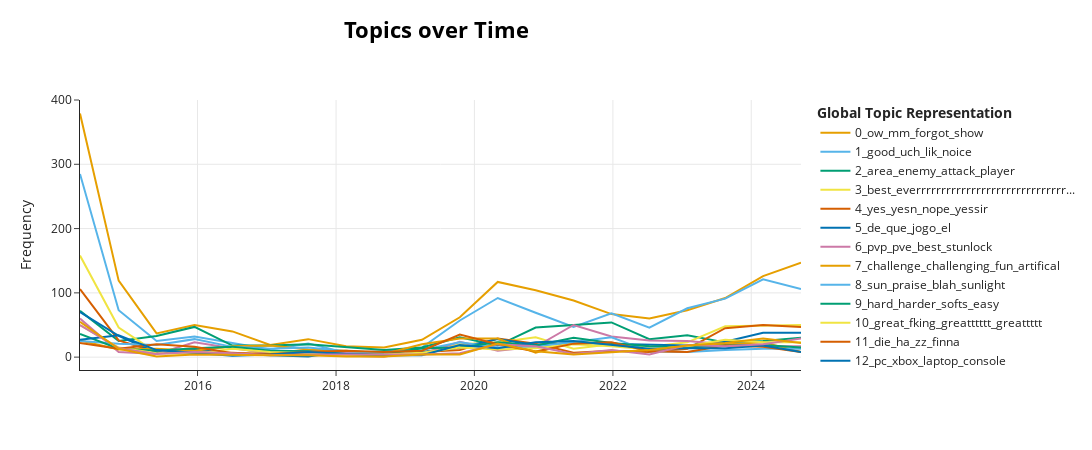

Notebook cell for this chart:
### Code cell
pos_model.visualize_topics_over_time(pos_topics_over_time, top_n_topics=15)

### Figure 1 — Plotly figure (JSON) as saved in the notebook; plotly's stock layout.template omitted (floating-point values rounded to 4 significant figures)
{"data": [{"hoverinfo": "text", "hovertext": ["<b>Topic 0</b><br>Words: ow, mm, forgot, show, among", "<b>Topic 0</b><br>Words: ow, mm, forgot, show, among", "<b>Topic 0</b><br>Words: ow, mm, forgot, show, among", "<b>Topic 0</b><br>Words: ow, mm, forgot, show, among", "<b>Topic 0</b><br>Words: ow, mm, forgot, show, till", "<b>Topic 0</b><br>Words: ow, mm, forgot, show, among", "<b>Topic 0</b><br>Words: ow, mm, forgot, show, among", "<b>Topic 0</b><br>Words: ow, mm, forgot, show, among", "<b>Topic 0</b><br>Words: ow, mm, forgot, show, till", "<b>Topic 0</b><br>Words: ow, mm, forgot, show, among", "<b>Topic 0</b><br>Words: ow, mm, forgot, show, among", "<b>Topic 0</b><br>Words: ow, mm, forgot, show, among", "<b>Topic 0</b><br>Words: ow, mm, forgot, show, among", "<b>Topic 0</b><br>Words: ow, mm, forgot, show, among", "<b>Topic 0</b><br>Words: ow, mm, forgot, show, among", "<b>Topic 0</b><br>Words: ow, mm, forgot, show, till", "<b>Topic 0</b><br>Words: ow, mm, forgot, show, among", "<b>Topic 0</b><br>Words: ow, mm, forgot, show, among", "<b>Topic 0</b><br>Words: ow, mm, forgot, show, among", "<b>Topic 0</b><br>Words: ow, mm, forgot, show, among"], "marker": {"color": "#E69F00"}, "mode": "lines", "name": "0_ow_mm_forgot_show", "type": "scatter", "x": ["2014-04-20T18:07:07.316999", "2014-11-10T19:13:09.150000", "2015-05-29T20:17:53.300000", "2015-12-15T21:22:37.449999", "2016-07-02T22:27:21.600000", "2017-01-18T23:32:05.750000", "2017-08-07T00:36:49.900000", "2018-02-23T01:41:34.049999", "2018-09-11T02:46:18.200000", "2019-03-30T03:51:02.350000", "2019-10-16T04:55:46.500000", "2020-05-03T06:00:30.649999", "2020-11-19T07:05:14.800000", "2021-06-07T08:09:58.950000", "2021-12-24T09:14:43.100000", "2022-07-12T10:19:27.249999", "2023-01-28T11:24:11.400000", "2023-08-16T12:28:55.550000", "2024-03-03T13:33:39.700000", "2024-09-19T14:38:23.849999"], "y": [379, 119, 37, 50, 40, 19, 28, 17, 15, 27, 62, 117, 104, 88, 67, 60, 73, 92, 126, 147]}, {"hoverinfo": "text", "hovertext": ["<b>Topic 1</b><br>Words: good, uch, lik, noice, dat", "<b>Topic 1</b><br>Words: good, uch, lik, noice, dat", "<b>Topic 1</b><br>Words: good, uch, lik, noice, dat", "<b>Topic 1</b><br>Words: good, uch, lik, noice, dat", "<b>Topic 1</b><br>Words: good, uch, lik, noice, dat", "<b>Topic 1</b><br>Words: good, uch, thay, alcohol, lik", "<b>Topic 1</b><br>Words: good, uch, forum, lik, noice", "<b>Topic 1</b><br>Words: good, blah, uch, asctetic, ahuitelnaya", "<b>Topic 1</b><br>Words: good, gamepaly, dyin, definitly, ez", "<b>Topic 1</b><br>Words: good, nintendo, peer, genesis, israel", "<b>Topic 1</b><br>Words: good, uch, lik, noice, dat", "<b>Topic 1</b><br>Words: good, uch, lik, ol, noice", "<b>Topic 1</b><br>Words: good, uch, lik, noice, dat", "<b>Topic 1</b><br>Words: good, uch, lik, noice, dat", "<b>Topic 1</b><br>Words: good, uch, lik, noice, dat", "<b>Topic 1</b><br>Words: good, uch, lik, noice, dat", "<b>Topic 1</b><br>Words: good, uch, lik, noice, dat", "<b>Topic 1</b><br>Words: good, uch, lik, noice, dat", "<b>Topic 1</b><br>Words: good, uch, lik, noice, dat", "<b>Topic 1</b><br>Words: good, uch, lik, dat, noice"], "marker": {"color": "#56B4E9"}, "mode": "lines", "name": "1_good_uch_lik_noice", "type": "scatter", "x": ["2014-04-20T18:07:07.316999", "2014-11-10T19:13:09.150000", "2015-05-29T20:17:53.300000", "2015-12-15T21:22:37.449999", "2016-07-02T22:27:21.600000", "2017-01-18T23:32:05.750000", "2017-08-07T00:36:49.900000", "2018-02-23T01:41:34.049999", "2018-09-11T02:46:18.200000", "2019-03-30T03:51:02.350000", "2019-10-16T04:55:46.500000", "2020-05-03T06:00:30.649999", "2020-11-19T07:05:14.800000", "2021-06-07T08:09:58.950000", "2021-12-24T09:14:43.100000", "2022-07-12T10:19:27.249999", "2023-01-28T11:24:11.400000", "2023-08-16T12:28:55.550000", "2024-03-03T13:33:39.700000", "2024-09-19T14:38:23.849999"], "y": [285, 73, 25, 32, 22, 12, 21, 7, 9, 15, 57, 92, 69, 47, 68, 46, 76, 91, 121, 106]}, {"hoverinfo": "text", "hovertext": ["<b>Topic 2</b><br>Words: vac, ban, projectile, pc, thier", "<b>Topic 2</b><br>Words: directx, owner, grain, exsistant, handicaped", "<b>Topic 2</b><br>Words: eighty, hamster, scary, marriage, patch", "<b>Topic 2</b><br>Words: trauma, kksm, vrs, bag, eye", "<b>Topic 2</b><br>Words: die, armour, equipment, introcute, incentivized", "<b>Topic 2</b><br>Words: rekt, bros, sougs, suceeds, aaaaaaaaaaaaaaaaaaaaaaaaaa", "<b>Topic 2</b><br>Words: deffinitly, stable, wonder, achangce, applause", "<b>Topic 2</b><br>Words: luster, fourth, presence, vaccine, vehicle", "<b>Topic 2</b><br>Words: crash, tdograt, bec, karen, woud", "<b>Topic 2</b><br>Words: misalligned, grapchical, drowners, cagfaf, absoulte", "<b>Topic 2</b><br>Words: yonder, stoopid, ulike, modulated, deeadfull", "<b>Topic 2</b><br>Words: comprise, binge, tomato, frequency, goood", "<b>Topic 2</b><br>Words: drunk, early, beleve, wasteful, greates", "<b>Topic 2</b><br>Words: wrrrrrrrr, epstein, gwyning, weryuhwejh, jeffrey", "<b>Topic 2</b><br>Words: werst, titty, susah, smelden, poisn", "<b>Topic 2</b><br>Words: fetishism, tremendously, mayazaki, cronch, apart", "<b>Topic 2</b><br>Words: burst, knight, cames, lebanese, artworkis", "<b>Topic 2</b><br>Words: introduce, ctrl, yeeeee, hurr, prespective", "<b>Topic 2</b><br>Words: vendrick, runback, title, firekeeper, future", "<b>Topic 2</b><br>Words: michael, unresponsiveness, dbap, peach, ptg"], "marker": {"color": "#009E73"}, "mode": "lines", "name": "2_area_enemy_attack_player", "type": "scatter", "x": ["2014-04-20T18:07:07.316999", "2014-11-10T19:13:09.150000", "2015-05-29T20:17:53.300000", "2015-12-15T21:22:37.449999", "2016-07-02T22:27:21.600000", "2017-01-18T23:32:05.750000", "2017-08-07T00:36:49.900000", "2018-02-23T01:41:34.049999", "2018-09-11T02:46:18.200000", "2019-03-30T03:51:02.350000", "2019-10-16T04:55:46.500000", "2020-05-03T06:00:30.649999", "2020-11-19T07:05:14.800000", "2021-06-07T08:09:58.950000", "2021-12-24T09:14:43.100000", "2022-07-12T10:19:27.249999", "2023-01-28T11:24:11.400000", "2023-08-16T12:28:55.550000", "2024-03-03T13:33:39.700000", "2024-09-19T14:38:23.849999"], "y": [72, 25, 33, 47, 18, 18, 20, 16, 11, 15, 31, 18, 46, 50, 54, 28, 34, 23, 25, 30]}, {"hoverinfo": "text", "hovertext": ["<b>Topic 3</b><br>Words: best, everrrrrrrrrrrrrrrrrrrrrrrrrrrrrrrrrrrrrrrrrrrrrrrrrrrrrrrrrrrrrrrrrrrrrrrrrrrrrrrrrrrrrrrrrrrrrrrrrrrrrrr, ah, btw, proper", "<b>Topic 3</b><br>Words: best, everrrrrrrrrrrrrrrrrrrrrrrrrrrrrrrrrrrrrrrrrrrrrrrrrrrrrrrrrrrrrrrrrrrrrrrrrrrrrrrrrrrrrrrrrrrrrrrrrrrrrrr, ah, btw, proper", "<b>Topic 3</b><br>Words: best, everrrrrrrrrrrrrrrrrrrrrrrrrrrrrrrrrrrrrrrrrrrrrrrrrrrrrrrrrrrrrrrrrrrrrrrrrrrrrrrrrrrrrrrrrrrrrrrrrrrrrrr, ah, gramphics, singplayer", "<b>Topic 3</b><br>Words: best, everrrrrrrrrrrrrrrrrrrrrrrrrrrrrrrrrrrrrrrrrrrrrrrrrrrrrrrrrrrrrrrrrrrrrrrrrrrrrrrrrrrrrrrrrrrrrrrrrrrrrrr, ah, btw, proper", "<b>Topic 3</b><br>Words: best, everrrrrrrrrrrrrrrrrrrrrrrrrrrrrrrrrrrrrrrrrrrrrrrrrrrrrrrrrrrrrrrrrrrrrrrrrrrrrrrrrrrrrrrrrrrrrrrrrrrrrrr, ah, rkt, monters", "<b>Topic 3</b><br>Words: best, harm, sometime, wont, regret", "<b>Topic 3</b><br>Words: best, everrrrrrrrrrrrrrrrrrrrrrrrrrrrrrrrrrrrrrrrrrrrrrrrrrrrrrrrrrrrrrrrrrrrrrrrrrrrrrrrrrrrrrrrrrrrrrrrrrrrrrr, ah, btw, proper", "<b>Topic 3</b><br>Words: best, everrrrrrrrrrrrrrrrrrrrrrrrrrrrrrrrrrrrrrrrrrrrrrrrrrrrrrrrrrrrrrrrrrrrrrrrrrrrrrrrrrrrrrrrrrrrrrrrrrrrrrr, environemt, ah, hurry", "<b>Topic 3</b><br>Words: best, rear, clone, relax, pull", "<b>Topic 3</b><br>Words: best, rogue, witch, stellar, rep", "<b>Topic 3</b><br>Words: best, everrrrrrrrrrrrrrrrrrrrrrrrrrrrrrrrrrrrrrrrrrrrrrrrrrrrrrrrrrrrrrrrrrrrrrrrrrrrrrrrrrrrrrrrrrrrrrrrrrrrrrr, ah, senat, ily", "<b>Topic 3</b><br>Words: best, yes, everrrrrrrrrrrrrrrrrrrrrrrrrrrrrrrrrrrrrrrrrrrrrrrrrrrrrrrrrrrrrrrrrrrrrrrrrrrrrrrrrrrrrrrrrrrrrrrrrrrrrrr, ah, btw", "<b>Topic 3</b><br>Words: best, everrrrrrrrrrrrrrrrrrrrrrrrrrrrrrrrrrrrrrrrrrrrrrrrrrrrrrrrrrrrrrrrrrrrrrrrrrrrrrrrrrrrrrrrrrrrrrrrrrrrrrr, ah, liar, unrefined", "<b>Topic 3</b><br>Words: best, everrrrrrrrrrrrrrrrrrrrrrrrrrrrrrrrrrrrrrrrrrrrrrrrrrrrrrrrrrrrrrrrrrrrrrrrrrrrrrrrrrrrrrrrrrrrrrrrrrrrrrr, ah, btw, proper", "<b>Topic 3</b><br>Words: best, everrrrrrrrrrrrrrrrrrrrrrrrrrrrrrrrrrrrrrrrrrrrrrrrrrrrrrrrrrrrrrrrrrrrrrrrrrrrrrrrrrrrrrrrrrrrrrrrrrrrrrr, ah, btw, job", "<b>Topic 3</b><br>Words: best, everrrrrrrrrrrrrrrrrrrrrrrrrrrrrrrrrrrrrrrrrrrrrrrrrrrrrrrrrrrrrrrrrrrrrrrrrrrrrrrrrrrrrrrrrrrrrrrrrrrrrrr, ah, btw, proper", "<b>Topic 3</b><br>Words: best, everrrrrrrrrrrrrrrrrrrrrrrrrrrrrrrrrrrrrrrrrrrrrrrrrrrrrrrrrrrrrrrrrrrrrrrrrrrrrrrrrrrrrrrrrrrrrrrrrrrrrrr, ah, btw, proper", "<b>Topic 3</b><br>Words: best, everrrrrrrrrrrrrrrrrrrrrrrrrrrrrrrrrrrrrrrrrrrrrrrrrrrrrrrrrrrrrrrrrrrrrrrrrrrrrrrrrrrrrrrrrrrrrrrrrrrrrrr, ah, btw, proper", "<b>Topic 3</b><br>Words: best, everrrrrrrrrrrrrrrrrrrrrrrrrrrrrrrrrrrrrrrrrrrrrrrrrrrrrrrrrrrrrrrrrrrrrrrrrrrrrrrrrrrrrrrrrrrrrrrrrrrrrrr, lonely, ah, btw", "<b>Topic 3</b><br>Words: best, everrrrrrrrrrrrrrrrrrrrrrrrrrrrrrrrrrrrrrrrrrrrrrrrrrrrrrrrrrrrrrrrrrrrrrrrrrrrrrrrrrrrrrrrrrrrrrrrrrrrrrr, ah, btw, proper"], "marker": {"color": "#F0E442"}, "mode": "lines", "name": "3_best_everrrrrrrrrrrrrrrrrrrrrrrrrrrrrr...", "type": "scatter", "x": ["2014-04-20T18:07:07.316999", "2014-11-10T19:13:09.150000", "2015-05-29T20:17:53.300000", "2015-12-15T21:22:37.449999", "2016-07-02T22:27:21.600000", "2017-01-18T23:32:05.750000", "2017-08-07T00:36:49.900000", "2018-02-23T01:41:34.049999", "2018-09-11T02:46:18.200000", "2019-03-30T03:51:02.350000", "2019-10-16T04:55:46.500000", "2020-05-03T06:00:30.649999", "2020-11-19T07:05:14.800000", "2021-06-07T08:09:58.950000", "2021-12-24T09:14:43.100000", "2022-07-12T10:19:27.249999", "2023-01-28T11:24:11.400000", "2023-08-16T12:28:55.550000", "2024-03-03T13:33:39.700000", "2024-09-19T14:38:23.849999"], "y": [158, 46, 7, 12, 16, 3, 6, 3, 6, 7, 20, 23, 31, 13, 20, 16, 23, 48, 49, 50]}, {"hoverinfo": "text", "hovertext": ["<b>Topic 4</b><br>Words: yes, yesn, nope, yessir, hahahahaha", "<b>Topic 4</b><br>Words: yes, yesn, nope, yessir, hahahahaha", "<b>Topic 4</b><br>Words: yes, yesn, nope, yessir, hahahahaha", "<b>Topic 4</b><br>Words: yes, geewwwwddd, lesiurely, ragardless, carving", "<b>Topic 4</b><br>Words: yes, stayed, enraged, inch, dank", "<b>Topic 4</b><br>Words: yes, punch, revisioned, woman, yesn", "<b>Topic 4</b><br>Words: yes, yesn, nope, yessir, hahahahaha", "<b>Topic 4</b><br>Words: yes, incompatible, mp, divide, wish", "<b>Topic 4</b><br>Words: yes, keybindings, ta, otherwise, keyboard", "<b>Topic 4</b><br>Words: yes, tinker, contest, yesn, nope", "<b>Topic 4</b><br>Words: yes, vem, dando, propunha, angsty", "<b>Topic 4</b><br>Words: yes, yesn, nope, yessir, hahahahaha", "<b>Topic 4</b><br>Words: yes, yesn, nope, yessir, ratchet", "<b>Topic 4</b><br>Words: yes, relevantly, doubly, defo, popularity", "<b>Topic 4</b><br>Words: yes, nes, reassure, twitter, touchy", "<b>Topic 4</b><br>Words: yes, episode, yesn, nope, yessir", "<b>Topic 4</b><br>Words: yes, lotion, yesn, nope, yessir", "<b>Topic 4</b><br>Words: yes, yesn, nope, yessir, hahahahaha", "<b>Topic 4</b><br>Words: yes, yesn, nope, yessir, hahahahaha", "<b>Topic 4</b><br>Words: yes, yesn, nope, yessir, hahahahaha"], "marker": {"color": "#D55E00"}, "mode": "lines", "name": "4_yes_yesn_nope_yessir", "type": "scatter", "x": ["2014-04-20T18:07:07.316999", "2014-11-10T19:13:09.150000", "2015-05-29T20:17:53.300000", "2015-12-15T21:22:37.449999", "2016-07-02T22:27:21.600000", "2017-01-18T23:32:05.750000", "2017-08-07T00:36:49.900000", "2018-02-23T01:41:34.049999", "2018-09-11T02:46:18.200000", "2019-03-30T03:51:02.350000", "2019-10-16T04:55:46.500000", "2020-05-03T06:00:30.649999", "2020-11-19T07:05:14.800000", "2021-06-07T08:09:58.950000", "2021-12-24T09:14:43.100000", "2022-07-12T10:19:27.249999", "2023-01-28T11:24:11.400000", "2023-08-16T12:28:55.550000", "2024-03-03T13:33:39.700000", "2024-09-19T14:38:23.849999"], "y": [106, 26, 8, 7, 7, 4, 7, 2, 1, 8, 11, 29, 21, 7, 10, 8, 13, 45, 50, 47]}, {"hoverinfo": "text", "hovertext": ["<b>Topic 5</b><br>Words: de, que, jogo, el, la", "<b>Topic 5</b><br>Words: de, rhythm, que, jogo, el", "<b>Topic 5</b><br>Words: mainthing, wearyou, occasionlly, agnozing, fewbonfires", "<b>Topic 5</b><br>Words: directx, enlarge, pple, peapul, threee", "<b>Topic 5</b><br>Words: durst, fred, actully, de, que", "<b>Topic 5</b><br>Words: de, que, softbanned, enviroment, hitbox", "<b>Topic 5</b><br>Words: mkae, absolutley, ill, library, date", "<b>Topic 5</b><br>Words: ald, kanser, neden, peanut, oldum", "<b>Topic 5</b><br>Words: riveting, ebeginning, ruefully, withought, smashing", "<b>Topic 5</b><br>Words: rework, attorias, unwieldy, deleted, own", "<b>Topic 5</b><br>Words: check, de, que, vitality, restore", "<b>Topic 5</b><br>Words: dum, de, que, jogo, el", "<b>Topic 5</b><br>Words: marital, throughoutly, niggly, gankiness, improvement", "<b>Topic 5</b><br>Words: heckin, deterioration, paired, executive, town", "<b>Topic 5</b><br>Words: fortunately, sekeldenbornesoul, wwjd, interesing, defy", "<b>Topic 5</b><br>Words: habilidade, nossa, classing, splintercell, stealth", "<b>Topic 5</b><br>Words: divine, profound, spiritual, transcendence, frailty", "<b>Topic 5</b><br>Words: fromsoftware, hee, de, event, que", "<b>Topic 5</b><br>Words: till, de, que, enables, jogo", "<b>Topic 5</b><br>Words: de, que, specialize, reimagining, jogo"], "marker": {"color": "#0072B2"}, "mode": "lines", "name": "5_de_que_jogo_el", "type": "scatter", "x": ["2014-04-20T18:07:07.316999", "2014-11-10T19:13:09.150000", "2015-05-29T20:17:53.300000", "2015-12-15T21:22:37.449999", "2016-07-02T22:27:21.600000", "2017-01-18T23:32:05.750000", "2017-08-07T00:36:49.900000", "2018-02-23T01:41:34.049999", "2018-09-11T02:46:18.200000", "2019-03-30T03:51:02.350000", "2019-10-16T04:55:46.500000", "2020-05-03T06:00:30.649999", "2020-11-19T07:05:14.800000", "2021-06-07T08:09:58.950000", "2021-12-24T09:14:43.100000", "2022-07-12T10:19:27.249999", "2023-01-28T11:24:11.400000", "2023-08-16T12:28:55.550000", "2024-03-03T13:33:39.700000", "2024-09-19T14:38:23.849999"], "y": [70, 33, 7, 13, 5, 3, 1, 9, 3, 8, 15, 28, 19, 22, 21, 19, 18, 24, 38, 38]}, {"hoverinfo": "text", "hovertext": ["<b>Topic 6</b><br>Words: pvp, pve, sm, stunlock, sl", "<b>Topic 6</b><br>Words: pvp, dx, pve, inquisiton, sotfn", "<b>Topic 6</b><br>Words: clicking, crashwiki, gameis, unbound, double", "<b>Topic 6</b><br>Words: pvp, pve, protagonist, pirate, company", "<b>Topic 6</b><br>Words: pvp, pve, generates, wily, risposte", "<b>Topic 6</b><br>Words: ths, soda, bottle, virginity, faggot", "<b>Topic 6</b><br>Words: sun, praise, trlogy, lengthly, pvp", "<b>Topic 6</b><br>Words: pvp, screw, miliue, greaat, geek", "<b>Topic 6</b><br>Words: bam, pvp, ded, pve, ow", "<b>Topic 6</b><br>Words: propably, hint, wont, favourite, probably", "<b>Topic 6</b><br>Words: pvp, rear, fluently, shrivel, pve", "<b>Topic 6</b><br>Words: pvp, pve, swords, wrecked, list", "<b>Topic 6</b><br>Words: pvp, addicitng, gooj, pve, cheetos", "<b>Topic 6</b><br>Words: pvp, pve, softs, icon, fest", "<b>Topic 6</b><br>Words: pvp, pve, asuka, protagonist, adversary", "<b>Topic 6</b><br>Words: pvp, pve, kugs, theres, down", "<b>Topic 6</b><br>Words: pvp, pve, um, com, como", "<b>Topic 6</b><br>Words: pvp, pve, punch, attach, woman", "<b>Topic 6</b><br>Words: pvp, lob, nieve, podrian, barim", "<b>Topic 6</b><br>Words: pvp, hoilow, butts, dritt, pve"], "marker": {"color": "#CC79A7"}, "mode": "lines", "name": "6_pvp_pve_best_stunlock", "type": "scatter", "x": ["2014-04-20T18:07:07.316999", "2014-11-10T19:13:09.150000", "2015-05-29T20:17:53.300000", "2015-12-15T21:22:37.449999", "2016-07-02T22:27:21.600000", "2017-01-18T23:32:05.750000", "2017-08-07T00:36:49.900000", "2018-02-23T01:41:34.049999", "2018-09-11T02:46:18.200000", "2019-03-30T03:51:02.350000", "2019-10-16T04:55:46.500000", "2020-05-03T06:00:30.649999", "2020-11-19T07:05:14.800000", "2021-06-07T08:09:58.950000", "2021-12-24T09:14:43.100000", "2022-07-12T10:19:27.249999", "2023-01-28T11:24:11.400000", "2023-08-16T12:28:55.550000", "2024-03-03T13:33:39.700000", "2024-09-19T14:38:23.849999"], "y": [60, 8, 5, 23, 14, 6, 11, 7, 8, 5, 24, 10, 16, 50, 32, 26, 25, 20, 17, 17]}, {"hoverinfo": "text", "hovertext": ["<b>Topic 7</b><br>Words: challenge, challenging, coven, fun, ether", "<b>Topic 7</b><br>Words: challenge, challenging, encourge, variaity, laghitboxes", "<b>Topic 7</b><br>Words: challenge, el, challenging, doot, noot", "<b>Topic 7</b><br>Words: tooie, thaaaat, banjo, omg, challenge", "<b>Topic 7</b><br>Words: challenge, challenging, casualism, stubid, loathing", "<b>Topic 7</b><br>Words: challenge, challenging, maid, softs, iii", "<b>Topic 7</b><br>Words: challenge, challenging, pander, crybaby, whine", "<b>Topic 7</b><br>Words: challenge, challenging, bundle, char, equal", "<b>Topic 7</b><br>Words: nuke, agro, serie, length, nobody", "<b>Topic 7</b><br>Words: challenge, challenging, sofs, aromatic, gywniever", "<b>Topic 7</b><br>Words: challenge, challenging, carbon, fun, comings", "<b>Topic 7</b><br>Words: challenge, challenging, runny, haemorrhoid, taylor", "<b>Topic 7</b><br>Words: zeriesz, wortz, tooouu, inchonzitent, izt", "<b>Topic 7</b><br>Words: challenge, pleaswe, adil, arham, hep", "<b>Topic 7</b><br>Words: challenge, redownloading, drangeleic, challenging, havnt", "<b>Topic 7</b><br>Words: challenge, challenging, ai, sentinel, infrequently", "<b>Topic 7</b><br>Words: challenge, challenging, oncoming, crappily, ost", "<b>Topic 7</b><br>Words: challenge, pija, loooooove, looooove, tuviera", "<b>Topic 7</b><br>Words: challenge, yum, challenging, sauce, experimentally", "<b>Topic 7</b><br>Words: realised, hike, shepherd, remasterd, answer"], "marker": {"color": "#E69F00"}, "mode": "lines", "name": "7_challenge_challenging_fun_artifical", "type": "scatter", "x": ["2014-04-20T18:07:07.316999", "2014-11-10T19:13:09.150000", "2015-05-29T20:17:53.300000", "2015-12-15T21:22:37.449999", "2016-07-02T22:27:21.600000", "2017-01-18T23:32:05.750000", "2017-08-07T00:36:49.900000", "2018-02-23T01:41:34.049999", "2018-09-11T02:46:18.200000", "2019-03-30T03:51:02.350000", "2019-10-16T04:55:46.500000", "2020-05-03T06:00:30.649999", "2020-11-19T07:05:14.800000", "2021-06-07T08:09:58.950000", "2021-12-24T09:14:43.100000", "2022-07-12T10:19:27.249999", "2023-01-28T11:24:11.400000", "2023-08-16T12:28:55.550000", "2024-03-03T13:33:39.700000", "2024-09-19T14:38:23.849999"], "y": [26, 12, 13, 10, 17, 18, 12, 10, 5, 20, 29, 29, 7, 23, 22, 10, 16, 19, 23, 8]}, {"hoverinfo": "text", "hovertext": ["<b>Topic 8</b><br>Words: sun, praise, blah, sunlight, sunny", "<b>Topic 8</b><br>Words: sun, praise, blah, sunlight, sunny", "<b>Topic 8</b><br>Words: sun, praise, blah, sunlight, dks", "<b>Topic 8</b><br>Words: sun, praise, jason, blah, fancy", "<b>Topic 8</b><br>Words: sun, praise, comprehension, emoji, painfully", "<b>Topic 8</b><br>Words: sun, praise, increbily, hopfully, annoyong", "<b>Topic 8</b><br>Words: sun, praise, blah, keepabusingmedarksouls, accomlishment", "<b>Topic 8</b><br>Words: sun, praise, backgroundstory, marajula, deceased", "<b>Topic 8</b><br>Words: sun, praise, blah, riposte, sunbroing", "<b>Topic 8</b><br>Words: sun, praise, dispute, blah, glide", "<b>Topic 8</b><br>Words: sun, praise, blah, sofs, pvpeing", "<b>Topic 8</b><br>Words: sun, praise, blah, confirmed, hole", "<b>Topic 8</b><br>Words: sun, praise, fv, reposting, disappointment", "<b>Topic 8</b><br>Words: sun, praise, blah, sasuke, hmmmmmm", "<b>Topic 8</b><br>Words: sun, praise, blah, linker, sunlight", "<b>Topic 8</b><br>Words: sun, praise, sunlight, perilous, blah", "<b>Topic 8</b><br>Words: sun, praise, uniqueness, confusing, cap", "<b>Topic 8</b><br>Words: sun, praise, concievable, admonish, developmental", "<b>Topic 8</b><br>Words: sun, praise, massochists, endedness, registering", "<b>Topic 8</b><br>Words: sun, praise, woooooooor, persist, unreliable"], "marker": {"color": "#56B4E9"}, "mode": "lines", "name": "8_sun_praise_blah_sunlight", "type": "scatter", "x": ["2014-04-20T18:07:07.316999", "2014-11-10T19:13:09.150000", "2015-05-29T20:17:53.300000", "2015-12-15T21:22:37.449999", "2016-07-02T22:27:21.600000", "2017-01-18T23:32:05.750000", "2017-08-07T00:36:49.900000", "2018-02-23T01:41:34.049999", "2018-09-11T02:46:18.200000", "2019-03-30T03:51:02.350000", "2019-10-16T04:55:46.500000", "2020-05-03T06:00:30.649999", "2020-11-19T07:05:14.800000", "2021-06-07T08:09:58.950000", "2021-12-24T09:14:43.100000", "2022-07-12T10:19:27.249999", "2023-01-28T11:24:11.400000", "2023-08-16T12:28:55.550000", "2024-03-03T13:33:39.700000", "2024-09-19T14:38:23.849999"], "y": [25, 21, 19, 28, 16, 13, 15, 9, 7, 11, 23, 15, 16, 24, 31, 9, 8, 11, 13, 13]}, {"hoverinfo": "text", "hovertext": ["<b>Topic 9</b><br>Words: hard, harder, softs, easy, difficult", "<b>Topic 9</b><br>Words: hard, harder, variaty, newgame, easy", "<b>Topic 9</b><br>Words: hard, harder, label, fearlessly, matchmakes", "<b>Topic 9</b><br>Words: hard, harder, softs, easy, normal", "<b>Topic 9</b><br>Words: hard, harder, abit, fucking, viscinity", "<b>Topic 9</b><br>Words: up, overwatch, apocalyptic, ea, hard", "<b>Topic 9</b><br>Words: hard, nevative, interconnectivety, acctualy, anderson", "<b>Topic 9</b><br>Words: hard, harder, discomfort, credential, biast", "<b>Topic 9</b><br>Words: hard, cough, wouldnt, critisizm, essencse", "<b>Topic 9</b><br>Words: hard, harder, dks, softs, difficult", "<b>Topic 9</b><br>Words: hard, aggrivate, ratlyfe, harder, card", "<b>Topic 9</b><br>Words: hard, bonk, sacred, harder, diminish", "<b>Topic 9</b><br>Words: hard, ehhhhhhh, didint, issa, thx", "<b>Topic 9</b><br>Words: hard, harder, doodle, softs, easy", "<b>Topic 9</b><br>Words: hard, harder, softs, easy, difficult", "<b>Topic 9</b><br>Words: hard, harder, dated, date, broadly", "<b>Topic 9</b><br>Words: hard, iyi, oyunu, harder, sterkt", "<b>Topic 9</b><br>Words: hard, nioh, rough, harder, boshy", "<b>Topic 9</b><br>Words: hard, dookie, harder, cheeks, oia", "<b>Topic 9</b><br>Words: hard, darketosoudos, tremendo, topeewee, gane"], "marker": {"color": "#009E73"}, "mode": "lines", "name": "9_hard_harder_softs_easy", "type": "scatter", "x": ["2014-04-20T18:07:07.316999", "2014-11-10T19:13:09.150000", "2015-05-29T20:17:53.300000", "2015-12-15T21:22:37.449999", "2016-07-02T22:27:21.600000", "2017-01-18T23:32:05.750000", "2017-08-07T00:36:49.900000", "2018-02-23T01:41:34.049999", "2018-09-11T02:46:18.200000", "2019-03-30T03:51:02.350000", "2019-10-16T04:55:46.500000", "2020-05-03T06:00:30.649999", "2020-11-19T07:05:14.800000", "2021-06-07T08:09:58.950000", "2021-12-24T09:14:43.100000", "2022-07-12T10:19:27.249999", "2023-01-28T11:24:11.400000", "2023-08-16T12:28:55.550000", "2024-03-03T13:33:39.700000", "2024-09-19T14:38:23.849999"], "y": [36, 13, 10, 14, 16, 10, 9, 5, 4, 14, 15, 23, 18, 30, 22, 17, 15, 18, 19, 15]}, {"hoverinfo": "text", "hovertext": ["<b>Topic 10</b><br>Words: great, pain, fking, greatttttt, greattttt", "<b>Topic 10</b><br>Words: great, fking, greatttttt, greattttt, outta", "<b>Topic 10</b><br>Words: great, fking, greatttttt, greattttt, outta", "<b>Topic 10</b><br>Words: great, fking, greatttttt, greattttt, choke", "<b>Topic 10</b><br>Words: great, fking, greatttttt, greattttt, loud", "<b>Topic 10</b><br>Words: great, fking, greatttttt, greattttt, outta", "<b>Topic 10</b><br>Words: great, fking, greatttttt, greattttt, outta", "<b>Topic 10</b><br>Words: great, gold, vastly, fking, everyone", "<b>Topic 10</b><br>Words: great, obviously, important, nearly, fking", "<b>Topic 10</b><br>Words: great, fking, greatttttt, greattttt, fighthing", "<b>Topic 10</b><br>Words: great, fking, greatttttt, greattttt, outta", "<b>Topic 10</b><br>Words: great, fking, greatttttt, greattttt, weno", "<b>Topic 10</b><br>Words: great, fking, greatttttt, greattttt, outta", "<b>Topic 10</b><br>Words: great, fking, greatttttt, greattttt, outta", "<b>Topic 10</b><br>Words: great, fking, greatttttt, greattttt, outta", "<b>Topic 10</b><br>Words: great, fking, greatttttt, greattttt, outta", "<b>Topic 10</b><br>Words: great, fking, greatttttt, greattttt, outta", "<b>Topic 10</b><br>Words: great, fking, greatttttt, greattttt, outta", "<b>Topic 10</b><br>Words: great, fking, greatttttt, greattttt, outta", "<b>Topic 10</b><br>Words: great, fking, greatttttt, greattttt, outta"], "marker": {"color": "#F0E442"}, "mode": "lines", "name": "10_great_fking_greatttttt_greattttt", "type": "scatter", "x": ["2014-04-20T18:07:07.316999", "2014-11-10T19:13:09.150000", "2015-05-29T20:17:53.300000", "2015-12-15T21:22:37.449999", "2016-07-02T22:27:21.600000", "2017-01-18T23:32:05.750000", "2017-08-07T00:36:49.900000", "2018-02-23T01:41:34.049999", "2018-09-11T02:46:18.200000", "2019-03-30T03:51:02.350000", "2019-10-16T04:55:46.500000", "2020-05-03T06:00:30.649999", "2020-11-19T07:05:14.800000", "2021-06-07T08:09:58.950000", "2021-12-24T09:14:43.100000", "2022-07-12T10:19:27.249999", "2023-01-28T11:24:11.400000", "2023-08-16T12:28:55.550000", "2024-03-03T13:33:39.700000", "2024-09-19T14:38:23.849999"], "y": [50, 15, 6, 5, 13, 8, 6, 3, 4, 7, 15, 12, 14, 20, 17, 12, 17, 27, 23, 23]}, {"hoverinfo": "text", "hovertext": ["<b>Topic 11</b><br>Words: die, ha, zz, finna, willl", "<b>Topic 11</b><br>Words: die, ha, zz, incadescent, finna", "<b>Topic 11</b><br>Words: die, ha, zz, finna, willl", "<b>Topic 11</b><br>Words: die, ha, zz, finna, willl", "<b>Topic 11</b><br>Words: die, remastering, ha, differ, eat", "<b>Topic 11</b><br>Words: die, ha, zz, finna, willl", "<b>Topic 11</b><br>Words: die, ha, zz, veeri, masoquistic", "<b>Topic 11</b><br>Words: die, ha, zz, finna, willl", "<b>Topic 11</b><br>Words: die, ha, zz, finna, willl", "<b>Topic 11</b><br>Words: die, ha, zz, finna, daze", "<b>Topic 11</b><br>Words: die, ha, zz, finna, willl", "<b>Topic 11</b><br>Words: die, ha, zz, finna, willl", "<b>Topic 11</b><br>Words: die, ha, zz, yesssss, swamps", "<b>Topic 11</b><br>Words: die, ha, harris, bomberguy, gooooood", "<b>Topic 11</b><br>Words: die, ha, zz, finna, willl", "<b>Topic 11</b><br>Words: die, realllllly, ha, fr, flaws", "<b>Topic 11</b><br>Words: die, ha, zz, finna, willl", "<b>Topic 11</b><br>Words: die, ha, zz, finna, mhmmmmmm", "<b>Topic 11</b><br>Words: die, ha, zz, finna, willl", "<b>Topic 11</b><br>Words: die, ha, zz, finna, willl"], "marker": {"color": "#D55E00"}, "mode": "lines", "name": "11_die_ha_zz_finna", "type": "scatter", "x": ["2014-04-20T18:07:07.316999", "2014-11-10T19:13:09.150000", "2015-05-29T20:17:53.300000", "2015-12-15T21:22:37.449999", "2016-07-02T22:27:21.600000", "2017-01-18T23:32:05.750000", "2017-08-07T00:36:49.900000", "2018-02-23T01:41:34.049999", "2018-09-11T02:46:18.200000", "2019-03-30T03:51:02.350000", "2019-10-16T04:55:46.500000", "2020-05-03T06:00:30.649999", "2020-11-19T07:05:14.800000", "2021-06-07T08:09:58.950000", "2021-12-24T09:14:43.100000", "2022-07-12T10:19:27.249999", "2023-01-28T11:24:11.400000", "2023-08-16T12:28:55.550000", "2024-03-03T13:33:39.700000", "2024-09-19T14:38:23.849999"], "y": [22, 13, 20, 16, 6, 5, 8, 10, 8, 10, 35, 20, 9, 21, 23, 9, 8, 18, 16, 8]}, {"hoverinfo": "text", "hovertext": ["<b>Topic 12</b><br>Words: pc, xbox, deprive, skldj, tasdjaskda", "<b>Topic 12</b><br>Words: pc, xbox, monitor, console, speciol", "<b>Topic 12</b><br>Words: generaly, prson, slightl, loool, fuuuuuuuuuuu", "<b>Topic 12</b><br>Words: sunsword, revolution, stagnation, agen, heir", "<b>Topic 12</b><br>Words: cautious, greedy, punishes, root, date", "<b>Topic 12</b><br>Words: pc, invovled, otoh, revvive, explaisn", "<b>Topic 12</b><br>Words: puzzling, oops, fascinating, fee, bleed", "<b>Topic 12</b><br>Words: pc, blog, url, xbox, darksign", "<b>Topic 12</b><br>Words: trudge, heelies, overflown, egotistic, backlog", "<b>Topic 12</b><br>Words: hundredth, faithful, label, alternative, dragonslayer", "<b>Topic 12</b><br>Words: recieved, hords, jurney, guarenteed, disproportionate", "<b>Topic 12</b><br>Words: earn, pc, souslborne, abortion, maldrom", "<b>Topic 12</b><br>Words: pc, pushover, rider, gamo, recreational", "<b>Topic 12</b><br>Words: esey, smoulds, fullprice, arrepenti, whered", "<b>Topic 12</b><br>Words: teaspoon, beef, flour, cup, oregano", "<b>Topic 12</b><br>Words: imagery, tuck, curator, jankier, calculate", "<b>Topic 12</b><br>Words: ong, ommhomhomhohmohmohmomho, ughhhhhhh, yeahhhhhh, mmmhmmmmm", "<b>Topic 12</b><br>Words: pc, waterboarding, noraml, tanimuras, counterargument", "<b>Topic 12</b><br>Words: videoplayed, apprecisate, ordo, lightyear, cirtical", "<b>Topic 12</b><br>Words: emotes, randomizer, scuffed, enjoyer, sir"], "marker": {"color": "#0072B2"}, "mode": "lines", "name": "12_pc_xbox_laptop_console", "type": "scatter", "x": ["2014-04-20T18:07:07.316999", "2014-11-10T19:13:09.150000", "2015-05-29T20:17:53.300000", "2015-12-15T21:22:37.449999", "2016-07-02T22:27:21.600000", "2017-01-18T23:32:05.750000", "2017-08-07T00:36:49.900000", "2018-02-23T01:41:34.049999", "2018-09-11T02:46:18.200000", "2019-03-30T03:51:02.350000", "2019-10-16T04:55:46.500000", "2020-05-03T06:00:30.649999", "2020-11-19T07:05:14.800000", "2021-06-07T08:09:58.950000", "2021-12-24T09:14:43.100000", "2022-07-12T10:19:27.249999", "2023-01-28T11:24:11.400000", "2023-08-16T12:28:55.550000", "2024-03-03T13:33:39.700000", "2024-09-19T14:38:23.849999"], "y": [27, 34, 11, 7, 2, 4, 8, 5, 3, 3, 19, 14, 23, 25, 19, 13, 14, 14, 18, 8]}, {"hoverinfo": "text", "hovertext": ["<b>Topic 13</b><br>Words: fun, fung, troy, cassual, ha", "<b>Topic 13</b><br>Words: fun, cassual, fung, troy, ha", "<b>Topic 13</b><br>Words: fun, fung, cassual, troy, ha", "<b>Topic 13</b><br>Words: fun, fung, cassual, troy, ha", "<b>Topic 13</b><br>Words: fun, outrouyrf, tourette, playin, neighbor", "<b>Topic 13</b><br>Words: fun, fung, cassual, troy, ha", "<b>Topic 13</b><br>Words: ammmazing, fun, woman, test, live", "<b>Topic 13</b><br>Words: fun, nom, om, fung, cassual", "<b>Topic 13</b><br>Words: fun, gut, slowwww, jumpscares, spammy", "<b>Topic 13</b><br>Words: gucci, fun, dick, shit, epic", "<b>Topic 13</b><br>Words: fun, fung, troy, cassual, ha", "<b>Topic 13</b><br>Words: fun, cassual, troy, fung, ha", "<b>Topic 13</b><br>Words: fun, fung, cassual, troy, ha", "<b>Topic 13</b><br>Words: fun, icecream, sidecar, motorbike, chimpanzee", "<b>Topic 13</b><br>Words: fun, sodomize, couldve, marathon, seriousness", "<b>Topic 13</b><br>Words: fun, troy, cassual, fung, ha", "<b>Topic 13</b><br>Words: fun, troy, fung, cassual, ha", "<b>Topic 13</b><br>Words: fun, cassual, fung, troy, ha", "<b>Topic 13</b><br>Words: fun, cassual, troy, fung, ha"], "marker": {"color": "#CC79A7"}, "mode": "lines", "name": "13_fun_cassual_troy_fung", "type": "scatter", "x": ["2014-04-20T18:07:07.316999", "2014-11-10T19:13:09.150000", "2015-05-29T20:17:53.300000", "2015-12-15T21:22:37.449999", "2016-07-02T22:27:21.600000", "2017-01-18T23:32:05.750000", "2017-08-07T00:36:49.900000", "2018-02-23T01:41:34.049999", "2019-03-30T03:51:02.350000", "2019-10-16T04:55:46.500000", "2020-05-03T06:00:30.649999", "2020-11-19T07:05:14.800000", "2021-06-07T08:09:58.950000", "2021-12-24T09:14:43.100000", "2022-07-12T10:19:27.249999", "2023-01-28T11:24:11.400000", "2023-08-16T12:28:55.550000", "2024-03-03T13:33:39.700000", "2024-09-19T14:38:23.849999"], "y": [50, 14, 5, 8, 6, 3, 4, 4, 4, 6, 20, 17, 5, 11, 4, 19, 17, 20, 29]}, {"hoverinfo": "text", "hovertext": ["<b>Topic 14</b><br>Words: nice, niceeeeeeeeeee, yi, yes, yeah", "<b>Topic 14</b><br>Words: nice, niceeeeeeeeeee, yi, dks, suseptable", "<b>Topic 14</b><br>Words: yes, nice, niceeeeeeeeeee, yi, yeah", "<b>Topic 14</b><br>Words: nice, sengen, galo, diying, elitist", "<b>Topic 14</b><br>Words: nice, feltsuch, achievments, acomplishment, straid", "<b>Topic 14</b><br>Words: nice, satisify, minimal, niceeeeeeeeeee, doorstep", "<b>Topic 14</b><br>Words: nice, essence, correct, error, performance", "<b>Topic 14</b><br>Words: nice, rejoice, custom, keybindings, tricky", "<b>Topic 14</b><br>Words: nice, goodness, summoning, fav, attention", "<b>Topic 14</b><br>Words: nice, appose, niceeeeeeeeeee, yi, iconography", "<b>Topic 14</b><br>Words: nice, strike, niceeeeeeeeeee, yi, bongo", "<b>Topic 14</b><br>Words: nice, unberable, definately, familiarize, disregard", "<b>Topic 14</b><br>Words: nice, besto, autohotkey, dou, greato", "<b>Topic 14</b><br>Words: nice, dyinmg, dynifhgfierwnmgdsfwesiofgnewiognewirjg, gyrm, reused", "<b>Topic 14</b><br>Words: nice, eh, niceeeeeeeeeee, mt, yi", "<b>Topic 14</b><br>Words: nice, niceeeeeeeeeee, yi, athmospheric, critiscism", "<b>Topic 14</b><br>Words: nice, niceeeeeeeeeee, yi, hamster, fee", "<b>Topic 14</b><br>Words: nice, niceeeeeeeeeee, yi, taa, clunkt", "<b>Topic 14</b><br>Words: nice, niceeeeeeeeeee, yi, cil, aceit"], "marker": {"color": "#E69F00"}, "mode": "lines", "name": "14_nice_niceeeeeeeeeee_yi_yes", "type": "scatter", "x": ["2014-04-20T18:07:07.316999", "2014-11-10T19:13:09.150000", "2015-05-29T20:17:53.300000", "2015-12-15T21:22:37.449999", "2017-01-18T23:32:05.750000", "2017-08-07T00:36:49.900000", "2018-02-23T01:41:34.049999", "2018-09-11T02:46:18.200000", "2019-03-30T03:51:02.350000", "2019-10-16T04:55:46.500000", "2020-05-03T06:00:30.649999", "2020-11-19T07:05:14.800000", "2021-06-07T08:09:58.950000", "2021-12-24T09:14:43.100000", "2022-07-12T10:19:27.249999", "2023-01-28T11:24:11.400000", "2023-08-16T12:28:55.550000", "2024-03-03T13:33:39.700000", "2024-09-19T14:38:23.849999"], "y": [55, 13, 1, 4, 3, 3, 1, 1, 4, 4, 21, 9, 4, 8, 11, 18, 22, 29, 22]}], "layout": {"height": 450, "hoverlabel": {"bgcolor": "white", "font": {"family": "Rockwell", "size": 16}}, "legend": {"title": {"text": "<b>Global Topic Representation"}}, "title": {"font": {"color": "Black", "size": 22}, "text": "<b>Topics over Time</b>", "x": 0.4, "xanchor": "center", "y": 0.95, "yanchor": "top"}, "width": 1250, "xaxis": {"showgrid": true}, "yaxis": {"showgrid": true, "title": {"text": "Frequency"}}}}
